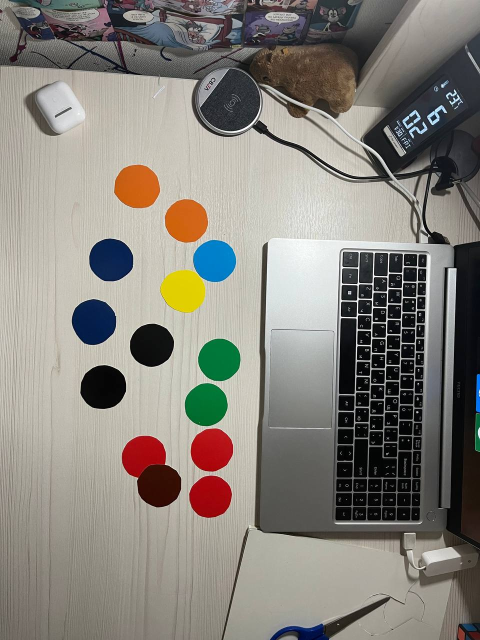
#> input picture КЗ/2 этап/Командные задачи/test.jpg, 960 x 1280 px (shown at 1/2 size)
$ python -i vision.py   (imports and definitions only)
#> lines starting #> are read from the running program, lines starting #| are printed output that depends on the picture; after the words box and inside, x2 and y2 are one past the last pixel; in counts of white or black regions, pixels touching at a corner belong together
from funcs import getNearestPoints
import numpy as np
import cv2

def findContourCenter(cnt):
    cx, cy = None, None
    moment = cv2.moments(cnt)
    if moment['m00'] != 0:
        cx = int(moment['m10'] / moment['m00'])
        cy = int(moment['m01'] / moment['m00'])
    return (cx, cy)

def adaptiveThresholdImage(imgGray, blockSize, C, sizeBlur):
    imgBinary = cv2.adaptiveThreshold(imgGray, 255, cv2.ADAPTIVE_THRESH_MEAN_C, cv2.THRESH_BINARY, blockSize, C)
    imgBinary = cv2.blur(imgBinary, (sizeBlur, sizeBlur))
    return imgBinary

def binaryCenterRobotImage(img):
    imgHSV = cv2.cvtColor(img, cv2.COLOR_BGR2HSV)

    '''HSVMin = (41, 99, 38)
    HSVMax = (157, 214, 84)  # - 170
    imgBinary1 = cv2.inRange(imgHSV[:170], HSVMin, HSVMax)

    HSVMin = (52, 89, 32)
    HSVMax = (147, 179, 79)  # 170 - 310
    imgBinary2 = cv2.inRange(imgHSV[170:310], HSVMin, HSVMax)

    HSVMin = (44, 107, 31)
    HSVMax = (151, 200, 100)  # 310 - 380
    imgBinary3 = cv2.inRange(imgHSV[310:380], HSVMin, HSVMax)

    HSVMin = (96, 156, 17)
    HSVMax = (145, 255, 38)  # 380 -
    imgBinary4 = cv2.inRange(imgHSV[380:], HSVMin, HSVMax)

    imgBinary = np.concatenate((imgBinary1, imgBinary2, imgBinary3, imgBinary4), axis=0)'''
    imgBinary1 = cv2.inRange(imgHSV[0:120], (49, 104, 142), (138, 193, 208))
    imgBinary2 = cv2.inRange(imgHSV[120:240], (48, 86, 141), (126, 195, 216))
    imgBinary3 = cv2.inRange(imgHSV[240:360], (4, 91, 100), (139, 236, 215))
    imgBinary4 = cv2.inRange(imgHSV[360:480], (18, 101, 51), (130, 179, 198))
    imgBinary = np.concatenate((imgBinary1, imgBinary2, imgBinary3, imgBinary4), axis=0)

    return imgBinary

def binaryOrientationPointsImage(img):
    imgHSV = cv2.cvtColor(img, cv2.COLOR_BGR2HSV)

    '''HSVMin = (33, 38, 62)
    HSVMax = (202, 255, 228)  # - 170
    imgBinary1 = cv2.inRange(imgHSV[:170], HSVMin, HSVMax)

    HSVMin = (16, 31, 62)
    HSVMax = (228, 220, 173)  # 170 - 310
    imgBinary2 = cv2.inRange(imgHSV[170:310], HSVMin, HSVMax)

    HSVMin = (39, 34, 52)
    HSVMax = (185, 138, 110)  # 310 - 380
    imgBinary3 = cv2.inRange(imgHSV[310:380], HSVMin, HSVMax)

    HSVMin = (27, 52, 32)
    HSVMax = (190, 164, 94)  # 380 -
    imgBinary4 = cv2.inRange(imgHSV[380:], HSVMin, HSVMax)

    imgBinary = np.concatenate((imgBinary1, imgBinary2, imgBinary3, imgBinary4), axis=0)'''
    imgBinary1 = cv2.inRange(imgHSV[0:120], (19, 15, 144), (216, 150, 255))
    imgBinary2 = cv2.inRange(imgHSV[120:240], (29, 24, 159), (188, 164, 224))
    imgBinary3 = cv2.inRange(imgHSV[240:360], (38, 44, 135), (229, 232, 220))
    imgBinary4 = cv2.inRange(imgHSV[360:480], (27, 21, 156), (185, 178, 222))
    imgBinary = np.concatenate((imgBinary1, imgBinary2, imgBinary3, imgBinary4), axis=0)
    return imgBinary

def getRobotCenterContour(imgBinary):
    contours, _ = cv2.findContours(imgBinary, cv2.RETR_TREE, cv2.CHAIN_APPROX_NONE)
    contours = sorted(contours, key=cv2.contourArea, reverse=True)
    if not contours: return None
    centerRobot = findContourCenter(contours[0])
    return centerRobot

def getOrientationPointsContour(imgBinary):
    contours, _ = cv2.findContours(imgBinary, cv2.RETR_TREE, cv2.CHAIN_APPROX_NONE)
    if not contours: return None
    contours = sorted(contours, key=cv2.contourArea, reverse=True)
    orientationPoints = [findContourCenter(cnt) for cnt in contours]
    orientationPoints = orientationPoints[:4]
    return orientationPoints

def getRobotPoints(img, show=False):
    imgBinaryCenter = binaryCenterRobotImage(img)
    imgBinaryOrientation = binaryOrientationPointsImage(img)
    imgBinaryOrientation = cv2.bitwise_and(imgBinaryOrientation, imgBinaryOrientation, mask=cv2.bitwise_not(imgBinaryCenter))
    if show:
        showImage(imgBinaryCenter)
        showImage(imgBinaryOrientation)
    centerRobot = getRobotCenterContour(imgBinaryCenter)
    orientationPoints = getOrientationPointsContour(imgBinaryOrientation)
    return centerRobot, orientationPoints

def detectRobot(img, show=False):
    centerRobot, orientationPoints = getRobotPoints(img, show=False)
    if not centerRobot or not orientationPoints: return None
    nearestPoints = getNearestPoints(orientationPoints)
    directionPoint = ((nearestPoints[0][0] + nearestPoints[1][0]) // 2,
                      (nearestPoints[0][1] + nearestPoints[1][1]) // 2)
    if False:
        imgShow = img.copy()
        cv2.circle(imgShow, centerRobot, 3, (0, 0, 255), -1)
        [cv2.circle(imgShow, pnt, 3, (255, 255, 255), -1) for pnt in orientationPoints]
        showImage(imgShow)
    return centerRobot, directionPoint

def showImage(img, winName='Image'):
    while cv2.waitKey(1) != 27: cv2.imshow(winName, img)

>>> import cv2
>>> picture = cv2.imread('../../../../КЗ/2 этап/Командные задачи/test.jpg')
#> picture is the input picture: shape (1280, 960, 3); mean B, G, R 123.6, 130.9, 134.6
>>> result = getRobotPoints(picture)
#> in binaryCenterRobotImage, `imgHSV = cv2.cvtColor(img, cv2.COLOR_BGR2HSV)`: imgHSV: shape (1280, 960, 3); mean H, S, V 43.7, 41.9, 138.9
#> in binaryCenterRobotImage, `imgBinary1 = cv2.inRange(imgHSV[0:120], (49, 104, 142), (138, 193, 208))`: imgBinary1: shape (120, 960); every value is 0
#> in binaryCenterRobotImage, `imgBinary2 = cv2.inRange(imgHSV[120:240], (48, 86, 141), (126, 195, 21..`:
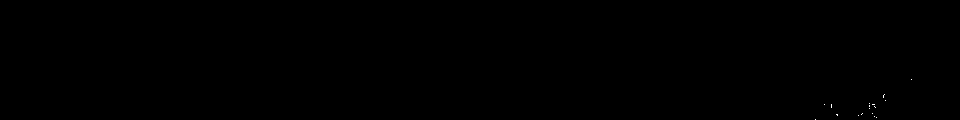
#> imgBinary2: shape (120, 960); 0.03% white in thin lines or dots, all inside (x1, y1, x2, y2) = (815, 79, 912, 120)
#> in binaryCenterRobotImage, `imgBinary3 = cv2.inRange(imgHSV[240:360], (4, 91, 100), (139, 236, 215))`: imgBinary3: shape (120, 960); 1.7% white; 26 white regions (25 under 20 px), largest, box (x1, y1, x2, y2) and area: (231, 89, 316, 120) 1867
#> in binaryCenterRobotImage, `imgBinary4 = cv2.inRange(imgHSV[360:480], (18, 101, 51), (130, 179, 19..`: imgBinary4: shape (120, 960); 0.01% white in thin lines or dots, all inside (x1, y1, x2, y2) = (212, 119, 227, 120)
#> in binaryCenterRobotImage, `imgBinary = np.concatenate((imgBinary1, imgBinary2, imgBinary3, imgBin..`:
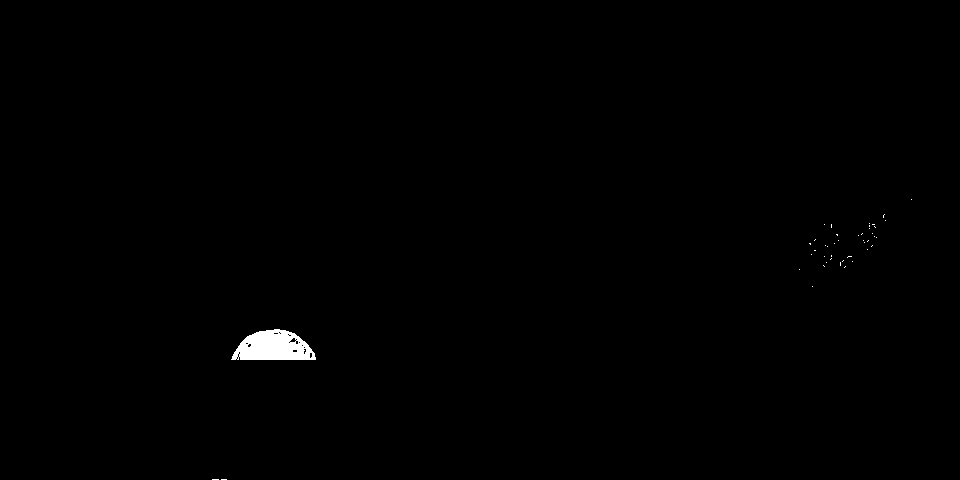
#> imgBinary: shape (480, 960); 0.42% white; 44 white regions (43 under 20 px), largest, box (x1, y1, x2, y2) and area: (231, 329, 316, 360) 1867
#> in binaryOrientationPointsImage, `imgBinary1 = cv2.inRange(imgHSV[0:120], (19, 15, 144), (216, 150, 255))`:
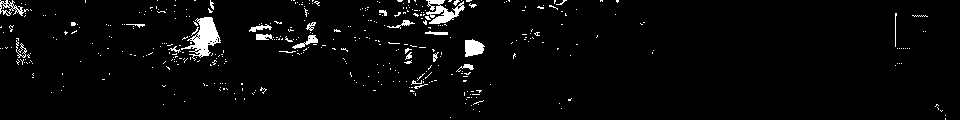
#> imgBinary1: shape (120, 960); 3.2% white; 414 white regions (390 under 20 px), largest, box (x1, y1, x2, y2) and area: (181, 17, 221, 61) 728, (426, 0, 465, 24) 451, (465, 39, 485, 57) 263
#> in binaryOrientationPointsImage, `imgBinary2 = cv2.inRange(imgHSV[120:240], (29, 24, 159), (188, 164, 22..`:
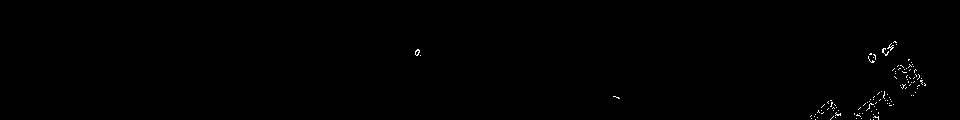
#> imgBinary2: shape (120, 960); 0.3% white in thin lines or dots, all inside (x1, y1, x2, y2) = (415, 41, 926, 120)
#> in binaryOrientationPointsImage, `imgBinary3 = cv2.inRange(imgHSV[240:360], (38, 44, 135), (229, 232, 22..`:
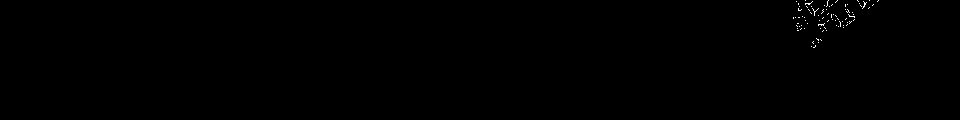
#> imgBinary3: shape (120, 960); 0.17% white in thin lines or dots, all inside (x1, y1, x2, y2) = (793, 0, 879, 48)
#> in binaryOrientationPointsImage, `imgBinary4 = cv2.inRange(imgHSV[360:480], (27, 21, 156), (185, 178, 22..`:
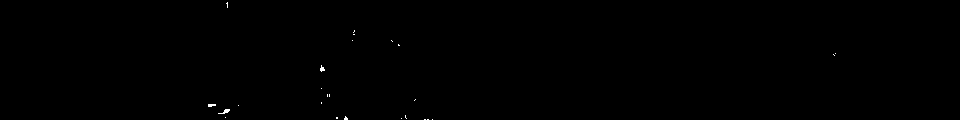
#> imgBinary4: shape (120, 960); 0.11% white in thin lines or dots, all inside (x1, y1, x2, y2) = (208, 2, 836, 120)
#> in binaryOrientationPointsImage, `imgBinary = np.concatenate((imgBinary1, imgBinary2, imgBinary3, imgBin..`:
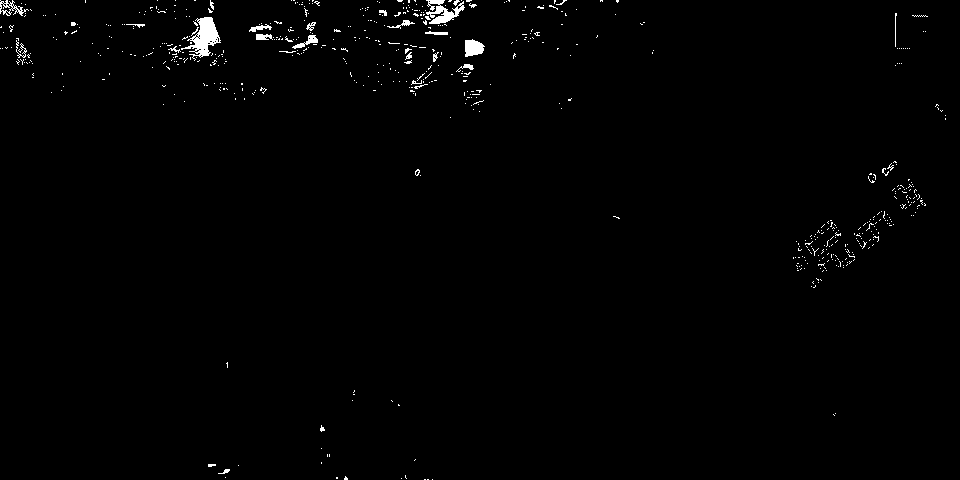
#> imgBinary: shape (480, 960); 0.94% white; 626 white regions (598 under 20 px), largest, box (x1, y1, x2, y2) and area: (181, 17, 221, 61) 728, (426, 0, 465, 24) 451, (465, 39, 485, 57) 263
#> in getRobotPoints, `imgBinaryOrientation = cv2.bitwise_and(imgBinaryOrientation, imgBinary..`: imgBinaryOrientation: shape (480, 960); 0.93% white; 635 white regions (607 under 20 px)
#> in getRobotCenterContour, `contours, _ = cv2.findContours(imgBinary, cv2.RETR_TREE, cv2.CHAIN_APP..`: contours = 64 contours, 62 with area under 20; largest, box (x1, y1, x2, y2) and area: (231, 329, 316, 360) 1848, (289, 337, 297, 343) 22
#> in findContourCenter, `moment = cv2.moments(cnt)`: moment = moments, m00 1848, centre m10/m00, m01/m00 = (273.4, 346.5)
#> in findContourCenter, `cx = int(moment['m10'] / moment['m00'])`: cx = 273
#> in findContourCenter, `cy = int(moment['m01'] / moment['m00'])`: cy = 346
#> in getRobotCenterContour, `centerRobot = findContourCenter(contours[0])`: centerRobot = (273, 346)
#> in getOrientationPointsContour, `contours, _ = cv2.findContours(imgBinary, cv2.RETR_TREE, cv2.CHAIN_APP..`: contours = 709 contours, 695 with area under 20; largest, box (x1, y1, x2, y2) and area: (181, 17, 221, 61) 668, (426, 0, 465, 24) 350, (465, 39, 485, 57) 232, (0, 0, 29, 16) 163, (292, 35, 318, 49) 98
#> in getOrientationPointsContour, `orientationPoints = [findContourCenter(cnt) for cnt in contours]`: orientationPoints = 709 items, first 6: (204, 36), (443, 11), (473, 47), (8, 7), (307, 41), (262, 36)
#> in getOrientationPointsContour, `orientationPoints = orientationPoints[:4]`: orientationPoints = [(204, 36), (443, 11), (473, 47), (8, 7)]
#> result = ((273, 346), [(204, 36), (443, 11), (473, 47), (8, 7)])

$ run again, on КЗ/2 этап/Командные задачи/squaeraewrsdrfas.jpg
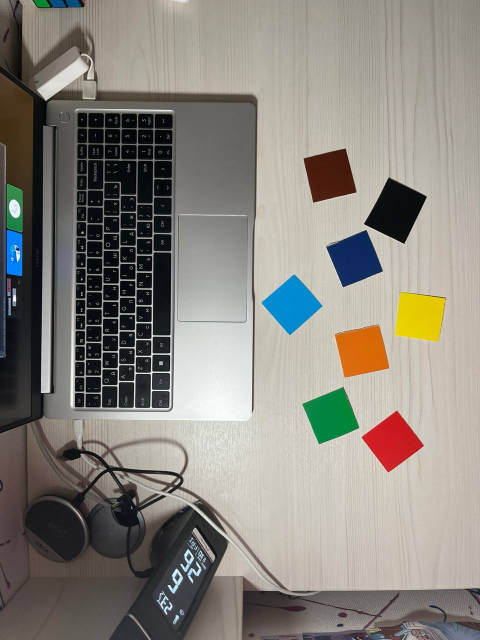
#> input picture КЗ/2 этап/Командные задачи/squaeraewrsdrfas.jpg, 960 x 1280 px (shown at 1/2 size)
#> picture is the input picture: shape (1280, 960, 3); mean B, G, R 125.5, 133.1, 136.8
#> imgHSV: shape (1280, 960, 3); mean H, S, V 41.2, 42.4, 141.3
#> imgBinary2: shape (120, 960); every value is 0
#> imgBinary3: shape (120, 960); 0.01% white in thin lines or dots, all inside (x1, y1, x2, y2) = (609, 64, 706, 120)
#> in binaryCenterRobotImage, `imgBinary4 = cv2.inRange(imgHSV[360:480], (18, 101, 51), (130, 179, 19..`:
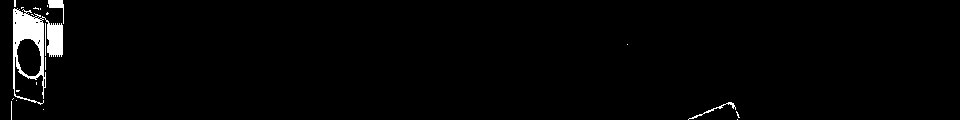
#> imgBinary4: shape (120, 960); 1.9% white; 21 white regions (17 under 20 px), largest, box (x1, y1, x2, y2) and area: (13, 8, 63, 105) 1845, (48, 0, 64, 24) 136, (688, 102, 736, 120) 97, (45, 23, 46, 56) 33
#> in binaryOrientationPointsImage, `imgBinary = np.concatenate((imgBinary1, imgBinary2, imgBinary3, imgBin..`:
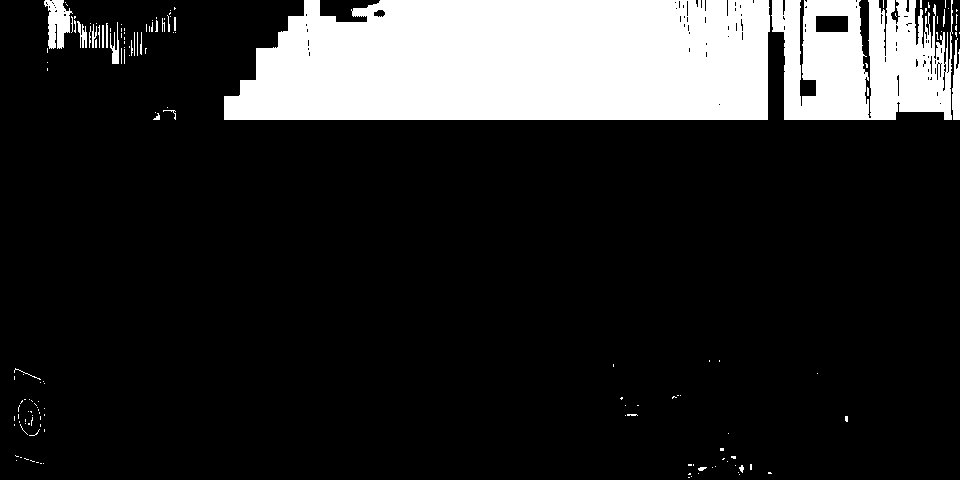
#> imgBinary: shape (480, 960); 17.2% white; 153 white regions (128 under 20 px), largest, box (x1, y1, x2, y2) and area: (224, 0, 770, 120) 59783, (771, 0, 953, 120) 16639, (44, 0, 73, 49) 867
#> imgBinaryOrientation: shape (480, 960); 17.2% white; 144 white regions (120 under 20 px)
#> in getRobotCenterContour, `contours, _ = cv2.findContours(imgBinary, cv2.RETR_TREE, cv2.CHAIN_APP..`: contours = 44 contours, 40 with area under 20; largest, box (x1, y1, x2, y2) and area: (13, 368, 63, 465) 2298, (16, 398, 42, 437) 742, (48, 360, 64, 384) 98, (688, 462, 736, 480) 43
#> moment = moments, m00 2298, centre m10/m00, m01/m00 = (33.21, 404.4)
#> cx = 33
#> cy = 404
#> in getRobotCenterContour, `centerRobot = findContourCenter(contours[0])`: centerRobot = (33, 404)
#> in getOrientationPointsContour, `contours, _ = cv2.findContours(imgBinary, cv2.RETR_TREE, cv2.CHAIN_APP..`: contours = 229 contours, 208 with area under 20; largest, box (x1, y1, x2, y2) and area: (224, 0, 770, 120) 59243, (771, 0, 953, 120) 16483, (44, 0, 73, 49) 784, (815, 15, 849, 33) 559, (952, 38, 960, 120) 362
#> in getOrientationPointsContour, `orientationPoints = [findContourCenter(cnt) for cnt in contours]`: orientationPoints = 229 items, first 6: (515, 62), (860, 61), (57, 21), (831, 23), (955, 89), (115, 54)
#> in getOrientationPointsContour, `orientationPoints = orientationPoints[:4]`: orientationPoints = [(515, 62), (860, 61), (57, 21), (831, 23)]
#> result = ((33, 404), [(515, 62), (860, 61), (57, 21), (831, 23)])
